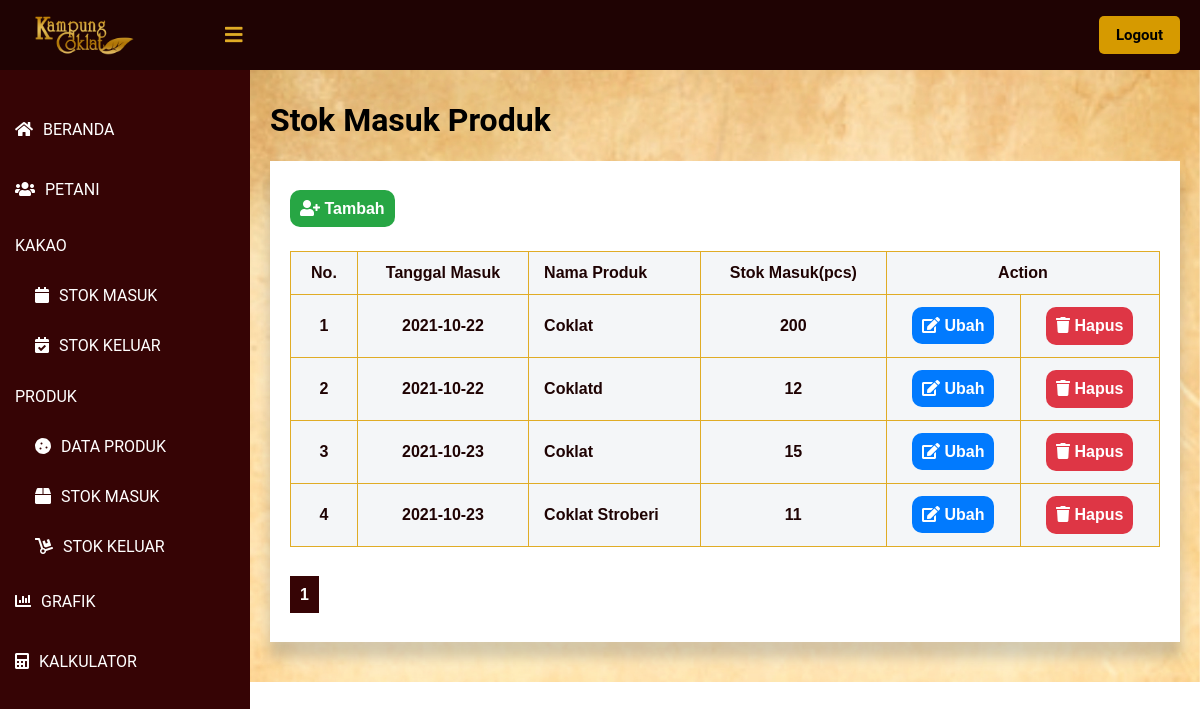
/public/lihat_SMP/1 (signed in), run on an earlier commit of the app's database.
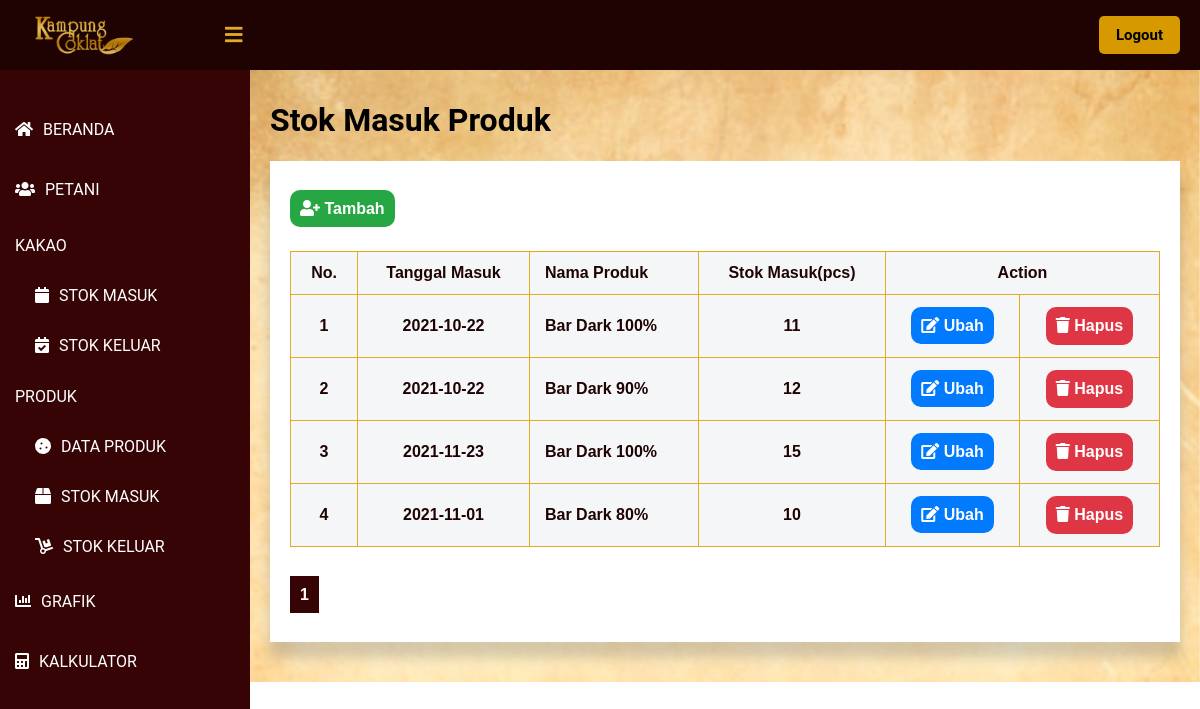
And on a later commit of the database.
### tables this page shows
CREATE TABLE `stok_masuk_produk` (
  `id_masuk_produk` int(11) NOT NULL,
  `tanggal_masuk` timestamp NOT NULL DEFAULT current_timestamp(),
  `nama_produk` int(11) NOT NULL,
  `stok_masuk` int(11) NOT NULL
);

CREATE TABLE `produk` (
  `id_produk` int(11) NOT NULL,
  `nama_produk` varchar(30) NOT NULL,
  `berat_bersih` int(11) NOT NULL,
  `harga` int(11) NOT NULL,
  `produksi_kakao_kering` int(11) NOT NULL,
  `produksi_kakao_basah` int(11) NOT NULL
);

### app/core/Controller.php (called while the page is built, shortened)
<?php
class Controller {
    public function view($view, $data = [])
    {
        require_once   '../app/views/'.$view.'.php';
    }
}
?>

### app/controllers/Lihat_SMP.php (called while the page is built, shortened)
<?php
class Lihat_SMP extends Controller {
    public function index($page)
    {
        $id_user = $_SESSION['id'];
        $user = $this->model('User_model')->getUserById($id_user);
        $data['masuk_produk'] = $this->model('SMP_model')->getList($page);
        $data['nama'] = $user['nama'];
        $this->view('lihat_SMP/index', $data);
    }
}
?>

### app/core/App.php (called while the page is built, shortened)
<?php
class App {
    protected $method = 'index';
    protected $params = [];
    public function __construct()
    {
        $url = $this->parseURL();
        if ( file_exists('../app/controllers/' . $url[0] . '.php') ) {
            unset($url[0]);
        }
        $this->controller = new $this->controller;
        if ( !empty($url) ) {
            $this->params = array_values($url);
        }
        call_user_func_array([$this->controller, $this->method], $this->params);
    }
    public function parseURL()
    {
        if ( isset($_GET['url']) ) {
            $url = rtrim($_GET['url'], '/');
            $url = filter_var($url, FILTER_SANITIZE_URL);
            $url = explode("/", $url);
            return $url;
        }
    }
}

### public/index.php (called while the page is built, shortened)
<?php
$app = new App;

### app/core/Database.php (called while the page is built, shortened)
<?php
class Database {
    private $host = DB_HOST;
    private $db_name = DB_NAME;
    private $dbh;
    private $stmt;
    public function __construct()
    {
        $dsn = 'mysql:host=' . $this->host . ';dbname=' . $this->db_name;
        try {
            $this->dbh = new PDO($dsn, 'root', '');
        } catch(PDOException $e) {
            die($e->getMessage());
        }
    }
    public function query($query)
    {
        $this->stmt = $this->dbh->prepare($query);
    }
    public function bind($param, $value, $type=null)
    {
        if ( is_null($type) ) {
            switch( true ) {
                default :
                    $type = PDO::PARAM_STR;
            }
        }
        $this->stmt->bindValue($param, $value, $type);
    }
    public function execute()
    {
        $this->stmt->execute();
    }
    public function resultSet()
    {
        $this->execute();
        return $this->stmt->fetchAll(PDO::FETCH_ASSOC);
    }
}

### app/models/SMP_model.php (called while the page is built, shortened)
<?php
class SMP_model {
    private $table = 'stok_masuk_produk';
    private $db;
    public function __construct()
    {
        $this->db = new Database;
    }
    public function getList($page)
    {
        $data = [];
        $jumlahDataSetiapPage = 10;
        $this -> db -> query("SELECT stok_masuk_produk.*, produk.nama_produk, DATE_FORMAT(tanggal_masuk, '%Y-%m-%d') AS tanggal_masuk FROM `" . $this->table . "` LEFT JOIN produk ON produk.id_produk = stok_masuk_produk.nama_produk");
        $jumlahData = $this -> db -> resultSet();
        $jumlahData = count($jumlahData);
        $jumlahPage = ceil($jumlahData / $jumlahDataSetiapPage);
        $halamanSaatIni = ( isset($page) ) ? $page : 1;
        $dataPertama = ($jumlahDataSetiapPage * $halamanSaatIni) - $jumlahDataSetiapPage;
        $this -> db -> query("SELECT stok_masuk_produk.*, produk.nama_produk, DATE_FORMAT(tanggal_masuk, '%Y-%m-%d') AS tanggal_masuk FROM `" . $this->table . "` LEFT JOIN produk ON produk.id_produk = stok_masuk_produk.nama_produk LIMIT $dataPertama, $jumlahDataSetiapPage");
        $daftarData = $this -> db -> resultSet();
        $data['list_data'] = $daftarData;
        $data['halaman_saat_ini'] = $halamanSaatIni;
        $data['jumlah_halaman'] = $jumlahPage;
        return $data;
    }
}

### app/views/lihat_SMP/index.php (the view, shortened to what the changed rows need)
<!DOCTYPE html>
<html lang=”en”>
<head>
	<link href="<?= BASEURL ?>/css/melihat_petani.css" rel="stylesheet" type="text/css">
    <link rel="stylesheet" href="https://cdnjs.cloudflare.com/ajax/libs/font-awesome/5.12.1/css/all.min.css">
</head>
<body>
    <div class="content">
        <div class="card">
            <h1>Stok Masuk Produk</h1>
        </div>
        <div class="card_table">
                <div class="card_table2">
                    <table class="tabelMahasiswa" width="60%">
                        <tr>
                            <th style="text-align: center;">No.</th>
                            <th style="text-align: center;">Tanggal Masuk</th>
                            <th>Nama Produk</th>
                            <th style="text-align: center;">Stok Masuk(pcs)</th>
                            <th colspan="2" style="text-align: center;">Action</th>
                        </tr>
                        <?php foreach ($data['masuk_produk']['list_data'] as $key => $value) { ?>
                        <tr>
                            <th style="text-align: center;"><?= ($key + 1) ?></th>
                            <th style="text-align: center;"><?= $value['tanggal_masuk'] ?></th>
                            <th><?= $value['nama_produk'] ?></th>
                            <th style="text-align: center;"><?= $value['stok_masuk'] ?></th>
                            <th style = "text-align: center;">
                                <a class = 'edit' href = '<?= BASEURL;?>/ubah_SMP/<?= $value['id_masuk_produk']?>'><i class="fas fa-edit"></i> Ubah</a>
                            </th>
                            <th style = "text-align: center;">
                                <form method="get" action="<?= BASEURL;?>/hapus_SMP/hapus/<?= $value['id_masuk_produk']?>">
                                    <button style = "font-size: 16px; border: none;" type="submit" class="hapus" onclick="return confirm('Apakah anda yakin ingin menghapus data tersebut?');"><i class="fas fa-trash"></i> Hapus</button>
                                </form>
                            </th>
                        </tr>
                        <?php } ?>
                    </table>
                    <br>
                    <br>
                    <?php for($p = 1; $p <= $data['masuk_produk']['jumlah_halaman']; $p++): ?>
                        <?php if($p == $data['masuk_produk']['halaman_saat_ini']): ?>
                            <a href= "<?= BASEURL ?>/lihat_SMP/<?= $p; ?>" class = 'page_aktif'><?= $p; ?></a>
                        <?php else: ?>
                            <a href= "<?= BASEURL ?>/lihat_SMP/<?= $p; ?>"  class = 'page'><?= $p; ?></a>
                        <?php endif; ?>
                    <?php endfor; ?>
                    <br>
                    <br>
                    <br>
                </div>
            </div>
        </div>
</body>
</html>

What changed in the data, as far as the page shows it:
removed stok_masuk_produk: tanggal_masuk "2021-10-23", produk.nama_produk "Coklat Stroberi", stok_masuk "11"
changed stok_masuk_produk (number 1 of 4 on the later page): nama_produk.nama_produk "Coklat" → "Bar Dark 100%"; stok_masuk "200" → "11"
changed through a linked row, stok_masuk_produk: nama_produk.nama_produk "Coklatd" → "Bar Dark 90%"
changed stok_masuk_produk (number 3 of 4 on the later page): tanggal_masuk "2021-10-23" → "2021-11-23"; nama_produk.nama_produk "Coklat" → "Bar Dark 100%"
added stok_masuk_produk: tanggal_masuk "2021-11-01", nama_produk.nama_produk "Bar Dark 80%", stok_masuk "10"
